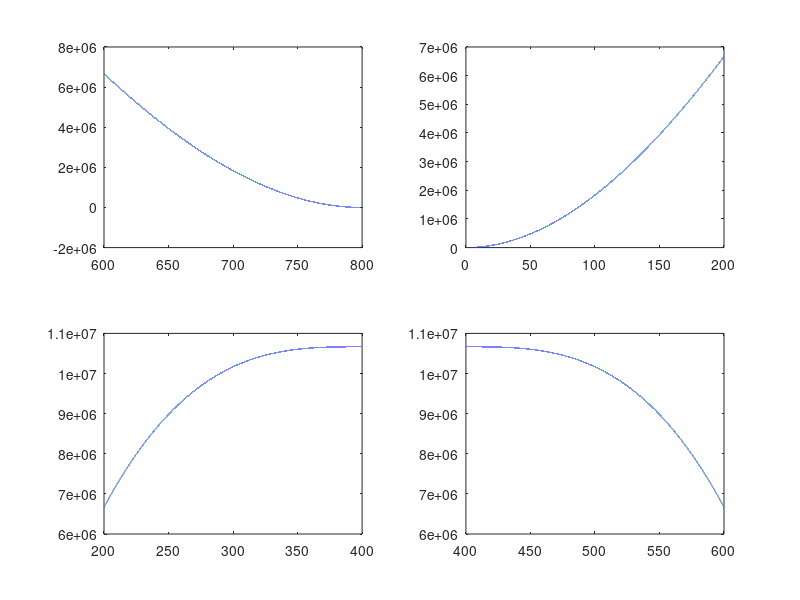
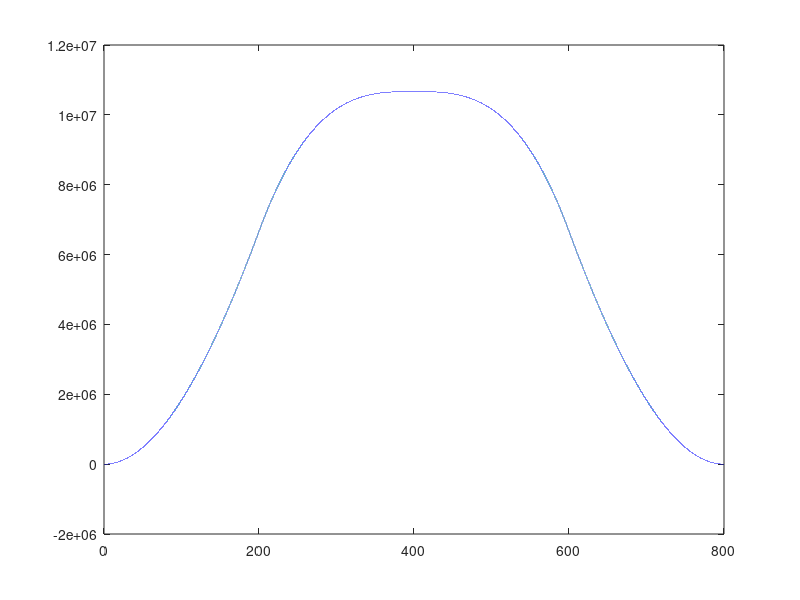

These figures' MATLAB source, in order:
function pp

%t=linspace(0,200,40000);
t1=linspace(0,200,40000);
t2=linspace(200,400,40000);
t3=linspace(400,600,40000);
t4=linspace(600,800,40000);
%x=0*t;
x1=-(t1.^3)/6+200*t1.^2;
x2=(t2.^3)/2-600*(t2.^2)+240000*t2-21333333;
x3=-(t3.^3)/2+600*(t3.^2)-240000*t3+42666666;
x4=(t4.^3)/6-200*t4.^2+(128000000/3);
subplot(2,2,1)
plot(t4,x4)
subplot(2,2,2)
plot(t1,x1)
subplot(2,2,3)
plot(t2,x2)
subplot(2,2,4)
plot(t3,x3)

figure
r=[x1 x2 x3 x4];
n=[t1 t2 t3 t4];
plot(n,r)
